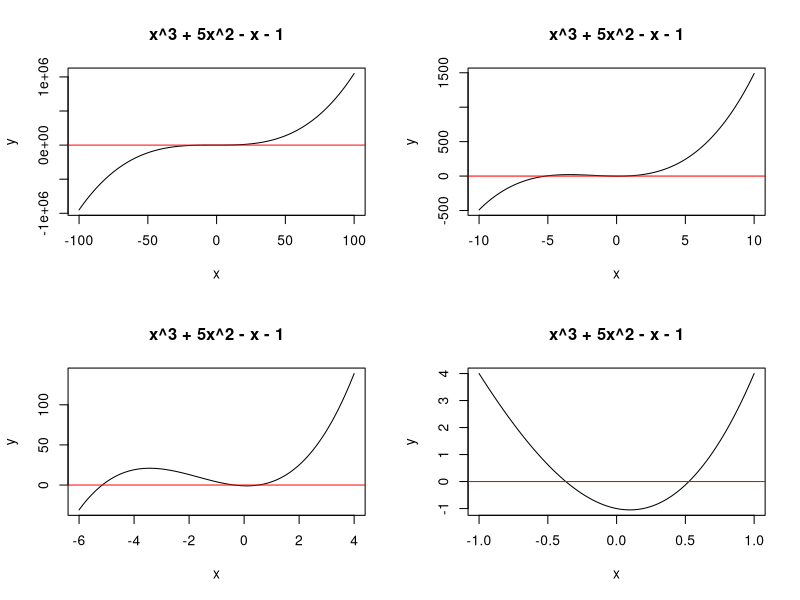

The R source for this figure:
## ---- chunk 1
knitr::opts_chunk$set(echo = TRUE)
## ---- chunk 2
f <- function(x) {
  return (x^3 + 5 * x^2 - x - 1)
}

f_prime <- function(x) {
  return (3 * x^2 + 10 * x - 1)
}

par(mfrow = c(2, 2))
x <- seq(from = -100, to = 100, by = 0.1)
y <- f(x)
plot(x, y, type = "l",
     main = "x^3 + 5x^2 - x - 1")
abline(h = 0, col = "red")

x <- seq(from = -10, to = 10, by = 0.001)
y <- f(x)
plot(x, y, type = "l",
     main = "x^3 + 5x^2 - x - 1")
abline(h = 0, col = "red")

x <- seq(from = -6, to = 4, by = 0.001)
y <- f(x)
plot(x, y, type = "l",
     main = "x^3 + 5x^2 - x - 1")
abline(h = 0, col = "red")

x <- seq(from = -1, to = 1, by = 0.001)
y <- f(x)
plot(x, y, type = "l",
     main = "x^3 + 5x^2 - x - 1")
abline(h = 0, col = "red")

x.0 <- -5.1
x.1 <- x.0 - (f(x.0) / f_prime(x.0))
x.2 <- x.1 - (f(x.1) / f_prime(x.1))
x.3 <- x.2 - (f(x.2) / f_prime(x.2))
x.4 <- x.3 - (f(x.3) / f_prime(x.3))
x.5 <- x.4 - (f(x.4) / f_prime(x.4))

root.1 <- round(x.2, 3)

x.0 <- -0.4
x.1 <- x.0 - (f(x.0) / f_prime(x.0))
x.2 <- x.1 - (f(x.1) / f_prime(x.1))
x.3 <- x.2 - (f(x.2) / f_prime(x.2))
x.4 <- x.3 - (f(x.3) / f_prime(x.3))
x.5 <- x.4 - (f(x.4) / f_prime(x.4))

root.2 <- round(x.1, 3)

x.0 <- 0.51
x.1 <- x.0 - (f(x.0) / f_prime(x.0))
x.2 <- x.1 - (f(x.1) / f_prime(x.1))
x.3 <- x.2 - (f(x.2) / f_prime(x.2))
x.4 <- x.3 - (f(x.3) / f_prime(x.3))
x.5 <- x.4 - (f(x.4) / f_prime(x.4))

root.3 <- round(x.2, 3)
